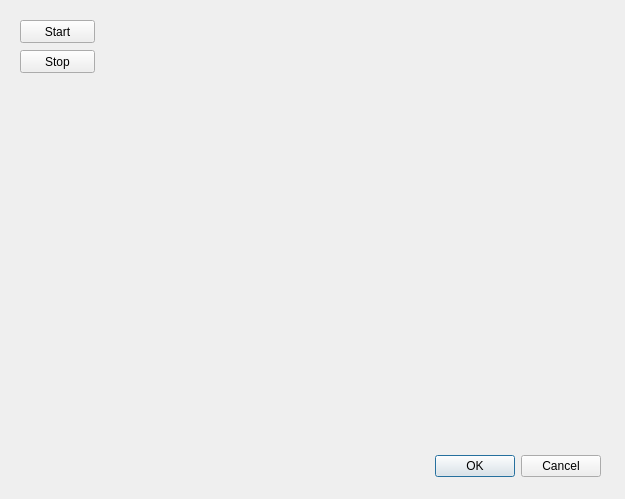
<?xml version="1.0" encoding="UTF-8"?>
<ui version="4.0">
 <class>mainDialog</class>
 <widget class="QDialog" name="mainDialog">
  <property name="geometry">
   <rect>
    <x>0</x>
    <y>0</y>
    <width>625</width>
    <height>499</height>
   </rect>
  </property>
  <property name="windowTitle">
   <string>Dialog</string>
  </property>
  <widget class="QDialogButtonBox" name="buttonBox">
   <property name="geometry">
    <rect>
     <x>430</x>
     <y>450</y>
     <width>171</width>
     <height>32</height>
    </rect>
   </property>
   <property name="orientation">
    <enum>Qt::Horizontal</enum>
   </property>
   <property name="standardButtons">
    <set>QDialogButtonBox::Cancel|QDialogButtonBox::Ok</set>
   </property>
  </widget>
  <widget class="QPushButton" name="pbStart">
   <property name="geometry">
    <rect>
     <x>20</x>
     <y>20</y>
     <width>75</width>
     <height>23</height>
    </rect>
   </property>
   <property name="text">
    <string>Start</string>
   </property>
  </widget>
  <widget class="QPushButton" name="pbStop">
   <property name="geometry">
    <rect>
     <x>20</x>
     <y>50</y>
     <width>75</width>
     <height>23</height>
    </rect>
   </property>
   <property name="text">
    <string>Stop</string>
   </property>
  </widget>
  <widget class="QWidget" name="verticalLayoutWidget">
   <property name="geometry">
    <rect>
     <x>120</x>
     <y>20</y>
     <width>481</width>
     <height>421</height>
    </rect>
   </property>
   <layout class="QVBoxLayout" name="vlGL"/>
  </widget>
 </widget>
 <resources/>
 <connections>
  <connection>
   <sender>buttonBox</sender>
   <signal>accepted()</signal>
   <receiver>mainDialog</receiver>
   <slot>accept()</slot>
   <hints>
    <hint type="sourcelabel">
     <x>248</x>
     <y>254</y>
    </hint>
    <hint type="destinationlabel">
     <x>157</x>
     <y>274</y>
    </hint>
   </hints>
  </connection>
  <connection>
   <sender>buttonBox</sender>
   <signal>rejected()</signal>
   <receiver>mainDialog</receiver>
   <slot>reject()</slot>
   <hints>
    <hint type="sourcelabel">
     <x>316</x>
     <y>260</y>
    </hint>
    <hint type="destinationlabel">
     <x>286</x>
     <y>274</y>
    </hint>
   </hints>
  </connection>
 </connections>
</ui>
